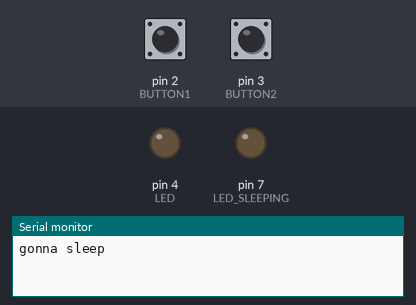
A program run on a simulated Arduino Uno, built with avr-gcc and run on an emulated ATmega328P. Shown: output pins drawn as LEDs (lit = HIGH), the last lines printed to the serial monitor. Inputs (shaded band) come from the test bench; at power-on: pin 2 (BUTTON1) HIGH, pin 3 (BUTTON2) HIGH. Sleep ends after the set time or at an interrupt.

Above: at 1.2 s.
1.3 s: pin 2 (BUTTON1) pulled LOW for 0.15 s
At 2.0 s:
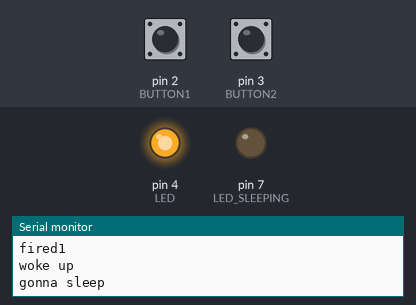
2.9 s: pin 3 (BUTTON2) pulled LOW for 0.15 s
At 3.3 s:
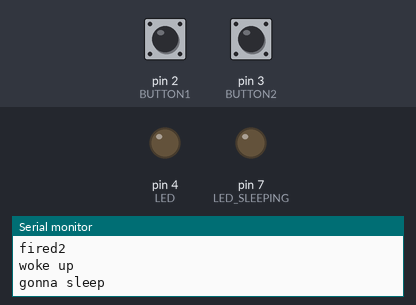
4.5 s: pin 3 (BUTTON2) pulled LOW for 1 s
At 5.7 s:
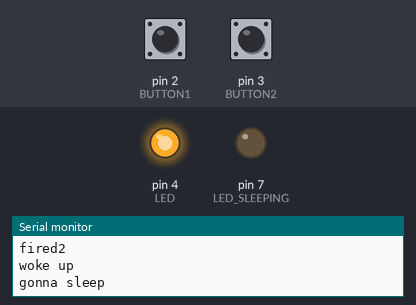
7.0 s: pin 3 (BUTTON2) pulled LOW for 3.2 s
At 7.6 s:
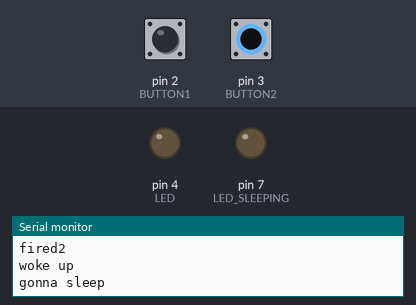
Timing chart, 0 to 10.0 s (numbered marks = the images above; inputs shaded):
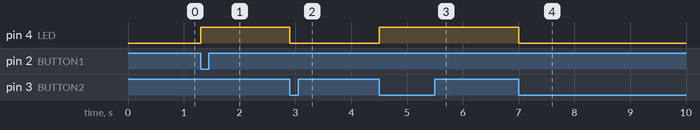

The program:

main.cpp
```cpp
#include <Arduino.h>
#include <avr/sleep.h>

#define PRINT(var) Serial.print(#var ":\t"); Serial.print(var); Serial.print('\t')
#define PRINTLN(var) Serial.print(#var ":\t"); Serial.println(var)
#define BUTTON1 2 //debounced by 100uF
#define BUTTON2 3 //debounced by 100uF
#define LED 4     // BLUE LED
#define LED_SLEEPING 7 //to indicate whether arduino is sleeping
#define PATTERN 1 //USER ADJUSTABLE 1 or 2


void Sleep();
void Wake1();
void Wake2();

bool flag, flag2, flag3 = LOW; //Flag for first, second button and both_buttons pressed flags
bool LED_on = LOW;
volatile bool change1 = LOW;
volatile bool change2 = LOW;
bool Button1_read;
bool Button2_read;
int button_behaviour;

void setup(){
  Serial.begin(9600);
  pinMode(BUTTON1, INPUT_PULLUP);
  pinMode(BUTTON2, INPUT_PULLUP);
  pinMode(LED_SLEEPING, OUTPUT); //to indicate sleeping
  pinMode(LED, OUTPUT);

  attachInterrupt(digitalPinToInterrupt(BUTTON1), Wake1, FALLING);
  attachInterrupt(digitalPinToInterrupt(BUTTON2), Wake2, FALLING);
  set_sleep_mode(SLEEP_MODE_PWR_DOWN);
}


void loop(){
  //if chosen PATTERN 1: no matter what switch is pressed, the LED changes state (from on to off, or from off to on)
  //if chosen PATTERN 2: when both switches are pressed at the same time, the LED changes state (from on to off, or from off to on)
  if (change1 || change2){ //if interrupted we do something, otherwise arduino sleeps
    switch (PATTERN){
      case 1:
        if (change1){
          LED_on = !LED_on;
          change1 = LOW; //turn off change and ignore if second button pressed
        }
        else if (change2){
          LED_on = !LED_on;
          change2 = LOW;
        }
        break;

      case 2:
        // we still need to wait for the second button to be pressed so we read again
        Button1_read = digitalRead(BUTTON1);
        Button2_read = digitalRead(BUTTON2);

        if ((Button1_read || Button2_read) != flag3) { // or gives 0 if both pressed, 1 otherwise (we're using pullup = not pressed = 1)
          flag3 = (Button1_read || Button2_read); //this continously flip the flag on opposite if both buttons are pressed

          if ((Button1_read || Button2_read) == LOW) { //if both pressed (and not released since)
            LED_on = !LED_on;
            change1, change2 = LOW;
          }
        }
        if (Button1_read && Button2_read){
          change1 = LOW;
          change2 = LOW;
        }
        break;

      default:
        break;
      }


    digitalWrite(LED, LED_on);
  }

  else{
    Serial.println("gonna sleep");
    Sleep();
  }
}

void Wake1(){
  Serial.println("fired1");
  // detachInterrupt(digitalPinToInterrupt(BUTTON1));
  sleep_disable();
  change1 = HIGH;
}

void Wake2(){
  Serial.println("fired2");
  // detachInterrupt(digitalPinToInterrupt(BUTTON2));
  sleep_disable();
  change2 = HIGH;
}

void Sleep(){
  //change1, change2 = LOW;
  sleep_enable();

  digitalWrite(LED_SLEEPING, LOW);
  delay(1000); //allow LED to be turned off


  sleep_cpu();
  Serial.println("woke up");
  digitalWrite(LED_SLEEPING, HIGH);

}
```

skjhf.cpp
```cpp
//train a neural network with 5 hidden layers
```

Measured:
- after the input at 1.3 s, pin 4 (LED): LOW → HIGH at once
- after the input at 2.9 s, pin 4 (LED): HIGH → LOW at once
- after the input at 4.5 s, pin 4 (LED): LOW → HIGH at once
- after the input at 7.0 s, pin 4 (LED): HIGH → LOW at once
